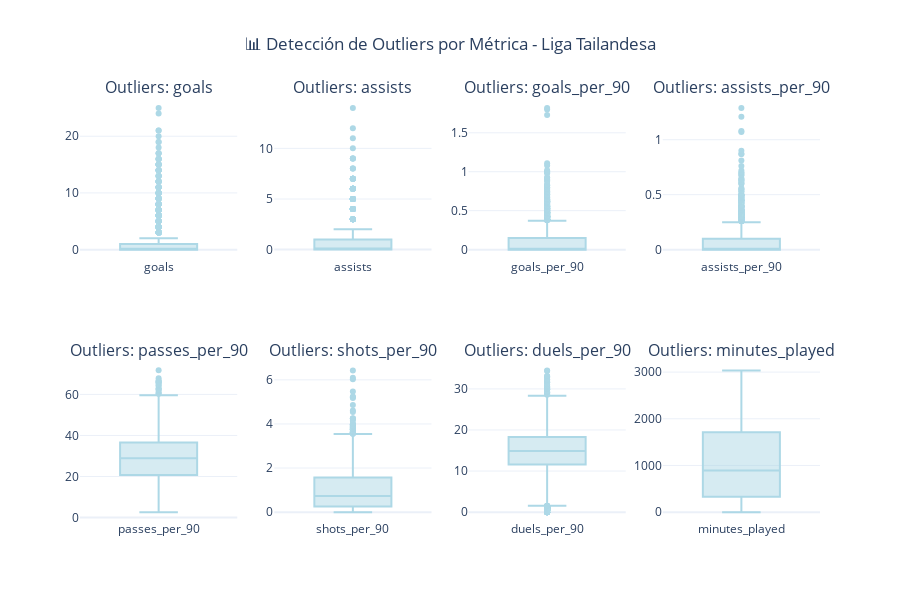

The code cell stored with this chart in its notebook:
### Markdown cell above
## 7. Detección y Análisis de Outliers

### 7.1 Identificación de Valores Atípicos por Métricas Clave

### Code cell
def detect_and_analyze_outliers(df):
    """
    Detecta y analiza outliers en métricas clave usando múltiples métodos.
    
    Args:
        df (pd.DataFrame): Dataset de la Liga Tailandesa
    """
    
    # Mapear columnas clave a nombres estándar
    name_candidates = ['player_name', 'Player', 'player']
    pos_candidates = ['primary_position', 'Primary position', 'position']
    team_candidates = ['team', 'Team']
    name_col = next((c for c in name_candidates if c in df.columns), None)
    pos_col = next((c for c in pos_candidates if c in df.columns), None)
    team_col = next((c for c in team_candidates if c in df.columns), None)
    
    # Seleccionar métricas para análisis de outliers
    outlier_metrics = [
        'goals', 'assists', 'goals_per_90', 'assists_per_90',
        'passes_per_90', 'shots_per_90', 'duels_per_90',
        'minutes_played', 'matches_played', 'age'
    ]
    
    # Filtrar métricas disponibles
    available_metrics = [col for col in outlier_metrics if col in df.columns]
    
    print(f"🔍 Analizando outliers en {len(available_metrics)} métricas")
    if len(available_metrics) == 0:
        print("No hay métricas disponibles para analizar outliers.")
        return [], None
    
    # Función para detectar outliers usando IQR
    def detect_iqr_outliers(series):
        Q1 = series.quantile(0.25)
        Q3 = series.quantile(0.75)
        IQR = Q3 - Q1
        lower_bound = Q1 - 1.5 * IQR
        upper_bound = Q3 + 1.5 * IQR
        return (series < lower_bound) | (series > upper_bound)
    
    # Función para detectar outliers usando Z-score
    def detect_zscore_outliers(series, threshold=3):
        z_scores = np.abs(stats.zscore(series.dropna()))
        return pd.Series(z_scores > threshold, index=series.dropna().index)
    
    # Análisis de outliers por métrica
    outlier_analysis = []
    
    # Crear visualización de outliers
    n_metrics = min(8, len(available_metrics))  # Máximo 8 métricas
    cols = 4
    rows = 2
    
    fig = make_subplots(
        rows=rows, cols=cols,
        subplot_titles=[f"Outliers: {metric}" for metric in available_metrics[:n_metrics]],
        specs=[[{"type": "box"}] * cols for _ in range(rows)]
    )
    
    for idx, metric in enumerate(available_metrics[:n_metrics]):
        row = (idx // cols) + 1
        col = (idx % cols) + 1
        
        # Obtener datos válidos
        data = df[metric].dropna()
        
        if len(data) > 10:
            # Detectar outliers con ambos métodos
            iqr_outliers = detect_iqr_outliers(data)
            
            try:
                zscore_outliers = detect_zscore_outliers(data)
            except:
                zscore_outliers = pd.Series([False] * len(data), index=data.index)
            
            # Estadísticas de outliers
            n_iqr_outliers = iqr_outliers.sum() if isinstance(iqr_outliers, pd.Series) else 0
            n_zscore_outliers = zscore_outliers.sum() if isinstance(zscore_outliers, pd.Series) else 0
            
            outlier_info = {
                'Métrica': metric,
                'N_Total': len(data),
                'Outliers_IQR': n_iqr_outliers,
                'Outliers_ZScore': n_zscore_outliers,
                'Pct_Outliers_IQR': (n_iqr_outliers / len(data)) * 100,
                'Media': data.mean(),
                'Mediana': data.median(),
                'Desv_Std': data.std(),
                'Min': data.min(),
                'Max': data.max()
            }
            
            outlier_analysis.append(outlier_info)
            
            # Añadir box plot
            fig.add_trace(
                go.Box(
                    y=data,
                    name=metric,
                    showlegend=False,
                    marker_color='lightblue',
                    boxpoints='outliers'  # Mostrar solo outliers
                ),
                row=row, col=col
            )
    
    # Actualizar layout
    fig.update_layout(
        height=600,
        title_text="📊 Detección de Outliers por Métrica - Liga Tailandesa",
        title_x=0.5
    )
    
    fig.show()
    
    # Mostrar tabla de análisis de outliers
    if outlier_analysis:
        print("\n📊 ANÁLISIS DE OUTLIERS POR MÉTRICA:")
        print("=" * 100)
        
        df_outliers = pd.DataFrame(outlier_analysis)
        
        # Formatear números
        numeric_cols = ['Media', 'Mediana', 'Desv_Std', 'Min', 'Max']
        df_outliers[numeric_cols] = df_outliers[numeric_cols].round(2)
        df_outliers['Pct_Outliers_IQR'] = df_outliers['Pct_Outliers_IQR'].round(1)
        
        print(df_outliers.to_string(index=False))
    
    # Análisis de jugadores con múltiples outliers
    print("\n🎯 JUGADORES CON RENDIMIENTO EXCEPCIONAL (Múltiples Outliers):")
    print("=" * 70)
    
    # Crear DataFrame para contar outliers por jugador
    player_outlier_count = pd.DataFrame(index=df.index)
    player_outlier_count['player_name'] = df[name_col] if name_col else pd.Series([None]*len(df), index=df.index)
    player_outlier_count['primary_position'] = df[pos_col] if pos_col else pd.Series([None]*len(df), index=df.index)
    player_outlier_count['team'] = df[team_col] if team_col else pd.Series([None]*len(df), index=df.index)
    player_outlier_count['outlier_count'] = 0
    player_outlier_count['outlier_metrics'] = ''
    
    # Contar outliers por jugador
    for metric in available_metrics:
        data = df[metric].dropna()
        if len(data) > 10:
            try:
                outliers = detect_iqr_outliers(data)
                outlier_indices = data[outliers].index
                
                player_outlier_count.loc[outlier_indices, 'outlier_count'] += 1
                
                # Añadir métrica a la lista
                for idx in outlier_indices:
                    current_metrics = player_outlier_count.loc[idx, 'outlier_metrics']
                    if current_metrics:
                        player_outlier_count.loc[idx, 'outlier_metrics'] = current_metrics + ', ' + metric
                    else:
                        player_outlier_count.loc[idx, 'outlier_metrics'] = metric
            except:
                continue
    
    # Filtrar jugadores con múltiples outliers
    exceptional_players = player_outlier_count[player_outlier_count['outlier_count'] >= 3].copy()
    exceptional_players = exceptional_players.sort_values('outlier_count', ascending=False)
    
    if len(exceptional_players) > 0:
        print(f"Encontrados {len(exceptional_players)} jugadores con rendimiento excepcional (3+ outliers):\n")
        
        for idx, player in exceptional_players.head(10).iterrows():
            print(f"👤 {player['player_name']} ({player['primary_position']}) - {player['team']}")
            print(f"   🔥 {player['outlier_count']} métricas excepcionales")
            print(f"   📊 Métricas: {player['outlier_metrics'][:100]}..." if len(player['outlier_metrics']) > 100 else f"   📊 Métricas: {player['outlier_metrics']}")
            print()
    else:
        print("No se encontraron jugadores con múltiples outliers significativos.")
    
    return outlier_analysis, exceptional_players if len(exceptional_players) > 0 else None

# Ejecutar análisis de outliers
if df_thai is not None:
    print("🔄 Ejecutando análisis de outliers...")
    outlier_stats, exceptional_players = detect_and_analyze_outliers(df_thai)

### Figure 1 — Plotly figure (JSON) as saved in the notebook; plotly's stock layout.template omitted (floating-point values rounded to 4 significant figures; data arrays with more than 128 entries replaced by an {"elided": "..."} marker saying what was removed)
{"data": [{"boxpoints": "outliers", "marker": {"color": "lightblue"}, "name": "goals", "showlegend": false, "type": "box", "xaxis": "x", "y": {"elided": "2359 int values"}, "yaxis": "y"}, {"boxpoints": "outliers", "marker": {"color": "lightblue"}, "name": "assists", "showlegend": false, "type": "box", "xaxis": "x2", "y": {"elided": "2359 int values"}, "yaxis": "y2"}, {"boxpoints": "outliers", "marker": {"color": "lightblue"}, "name": "goals_per_90", "showlegend": false, "type": "box", "xaxis": "x3", "y": {"elided": "2209 float values"}, "yaxis": "y3"}, {"boxpoints": "outliers", "marker": {"color": "lightblue"}, "name": "assists_per_90", "showlegend": false, "type": "box", "xaxis": "x4", "y": {"elided": "2208 float values"}, "yaxis": "y4"}, {"boxpoints": "outliers", "marker": {"color": "lightblue"}, "name": "passes_per_90", "showlegend": false, "type": "box", "xaxis": "x5", "y": {"elided": "2208 float values"}, "yaxis": "y5"}, {"boxpoints": "outliers", "marker": {"color": "lightblue"}, "name": "shots_per_90", "showlegend": false, "type": "box", "xaxis": "x6", "y": {"elided": "2208 float values"}, "yaxis": "y6"}, {"boxpoints": "outliers", "marker": {"color": "lightblue"}, "name": "duels_per_90", "showlegend": false, "type": "box", "xaxis": "x7", "y": {"elided": "2208 float values"}, "yaxis": "y7"}, {"boxpoints": "outliers", "marker": {"color": "lightblue"}, "name": "minutes_played", "showlegend": false, "type": "box", "xaxis": "x8", "y": {"elided": "2359 int values"}, "yaxis": "y8"}], "layout": {"annotations": [{"font": {"size": 16}, "showarrow": false, "text": "Outliers: goals", "x": 0.1062, "xanchor": "center", "xref": "paper", "y": 1, "yanchor": "bottom", "yref": "paper"}, {"font": {"size": 16}, "showarrow": false, "text": "Outliers: assists", "x": 0.3688, "xanchor": "center", "xref": "paper", "y": 1, "yanchor": "bottom", "yref": "paper"}, {"font": {"size": 16}, "showarrow": false, "text": "Outliers: goals_per_90", "x": 0.6313, "xanchor": "center", "xref": "paper", "y": 1, "yanchor": "bottom", "yref": "paper"}, {"font": {"size": 16}, "showarrow": false, "text": "Outliers: assists_per_90", "x": 0.8938, "xanchor": "center", "xref": "paper", "y": 1, "yanchor": "bottom", "yref": "paper"}, {"font": {"size": 16}, "showarrow": false, "text": "Outliers: passes_per_90", "x": 0.1062, "xanchor": "center", "xref": "paper", "y": 0.375, "yanchor": "bottom", "yref": "paper"}, {"font": {"size": 16}, "showarrow": false, "text": "Outliers: shots_per_90", "x": 0.3688, "xanchor": "center", "xref": "paper", "y": 0.375, "yanchor": "bottom", "yref": "paper"}, {"font": {"size": 16}, "showarrow": false, "text": "Outliers: duels_per_90", "x": 0.6313, "xanchor": "center", "xref": "paper", "y": 0.375, "yanchor": "bottom", "yref": "paper"}, {"font": {"size": 16}, "showarrow": false, "text": "Outliers: minutes_played", "x": 0.8938, "xanchor": "center", "xref": "paper", "y": 0.375, "yanchor": "bottom", "yref": "paper"}], "height": 600, "title": {"text": "📊 Detección de Outliers por Métrica - Liga Tailandesa", "x": 0.5}, "xaxis": {"anchor": "y", "domain": [0, 0.2125]}, "xaxis2": {"anchor": "y2", "domain": [0.2625, 0.475]}, "xaxis3": {"anchor": "y3", "domain": [0.525, 0.7375]}, "xaxis4": {"anchor": "y4", "domain": [0.7875, 1]}, "xaxis5": {"anchor": "y5", "domain": [0, 0.2125]}, "xaxis6": {"anchor": "y6", "domain": [0.2625, 0.475]}, "xaxis7": {"anchor": "y7", "domain": [0.525, 0.7375]}, "xaxis8": {"anchor": "y8", "domain": [0.7875, 1]}, "yaxis": {"anchor": "x", "domain": [0.625, 1]}, "yaxis2": {"anchor": "x2", "domain": [0.625, 1]}, "yaxis3": {"anchor": "x3", "domain": [0.625, 1]}, "yaxis4": {"anchor": "x4", "domain": [0.625, 1]}, "yaxis5": {"anchor": "x5", "domain": [0, 0.375]}, "yaxis6": {"anchor": "x6", "domain": [0, 0.375]}, "yaxis7": {"anchor": "x7", "domain": [0, 0.375]}, "yaxis8": {"anchor": "x8", "domain": [0, 0.375]}}}
